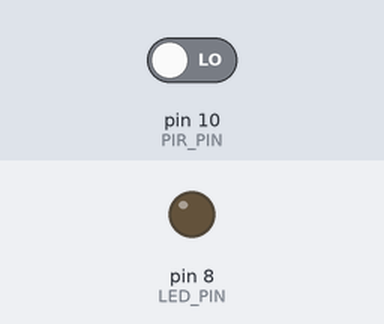
Bench run of a sketch on a simulated Arduino Uno, built with avr-gcc and run on an emulated ATmega328P. Parts: output pins drawn as LEDs (lit = HIGH). The test bench sets the inputs (shaded band); at power-on: pin 10 (PIR_PIN) LOW.

Above: at 1.2 s.
1.3 s: pin 10 (PIR_PIN) driven HIGH
At 2.3 s:
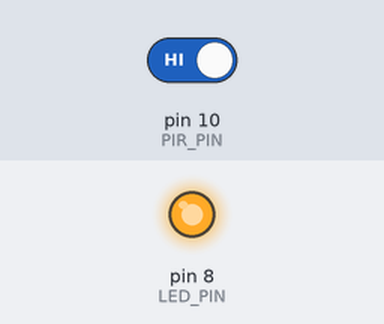
2.8 s: pin 10 (PIR_PIN) driven LOW
At 3.9 s:
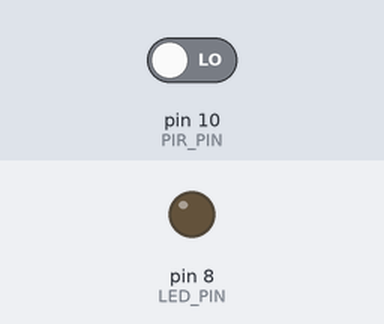
Timing chart, 0 to 5.8 s (numbered marks = the images above; inputs shaded):
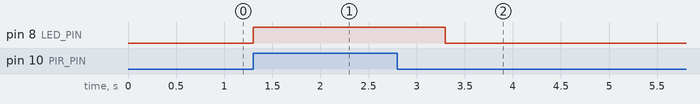

Measured:
- after the input at 1.3 s, pin 8 (LED_PIN): LOW → HIGH at once
- after the input at 2.8 s, pin 8 (LED_PIN): HIGH → LOW after 0.50 s

The sketch:

sketch_feb01b.ino
```cpp
int LED_PIN = 8; // LEDはピンを10番に設定
int PIR_PIN = 10; //  人感センサーは2番ピンを使う
int INTERVAL=1000; // 1秒間
void setup() {
// put your setup code here, to run once:
pinMode( PIR_PIN ,INPUT); //人感センサー信号の入力
pinMode( LED_PIN ,OUTPUT); //LEDライトの出力
}
void loop() {
// put your main code here, to run repeatedly:
digitalWrite(LED_PIN, LOW); //いったん消灯
if (digitalRead(PIR_PIN) == 1) { // 人を検知したら
digitalWrite(LED_PIN, HIGH); //LED点灯
delay(INTERVAL); //1秒間点灯
}
}
```
